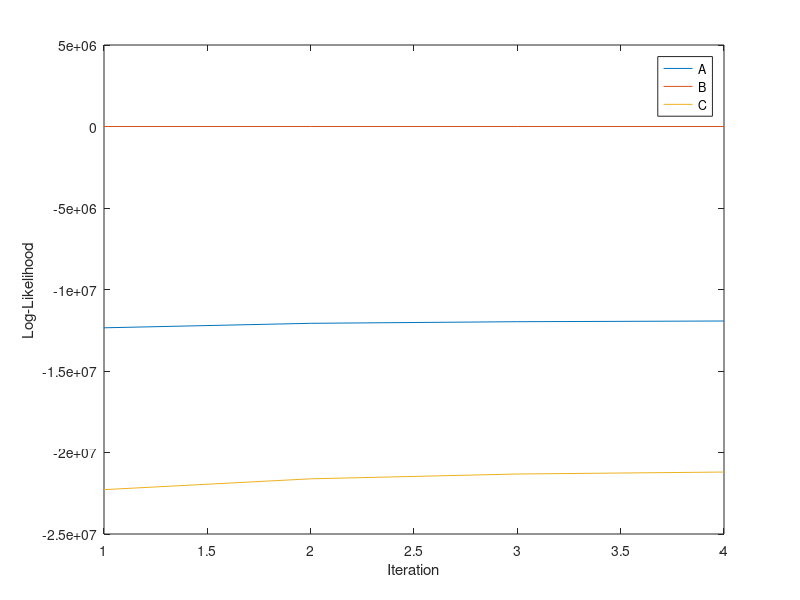

This figure's MATLAB source:
iter = [1 2 3 4];
dataA = [-12349648.2363
-12073983.0009
-11975392.0625
-11932227.8478];

dataB = [0.71348296571
0.740204245427
0.752331663576
0.753987767415];

dataC = [-22278567.2639
-21614389.755 
-21319755.7617
-21198638.9397];

plot(iter, dataA, iter, dataB, iter, dataC);
xlabel('Iteration')
ylabel('Log-Likelihood')
legend('A', 'B', 'C')